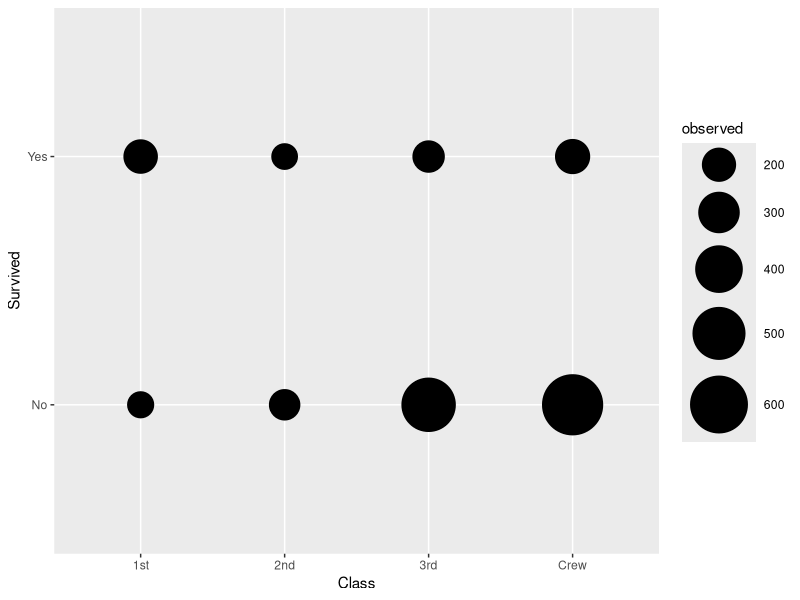
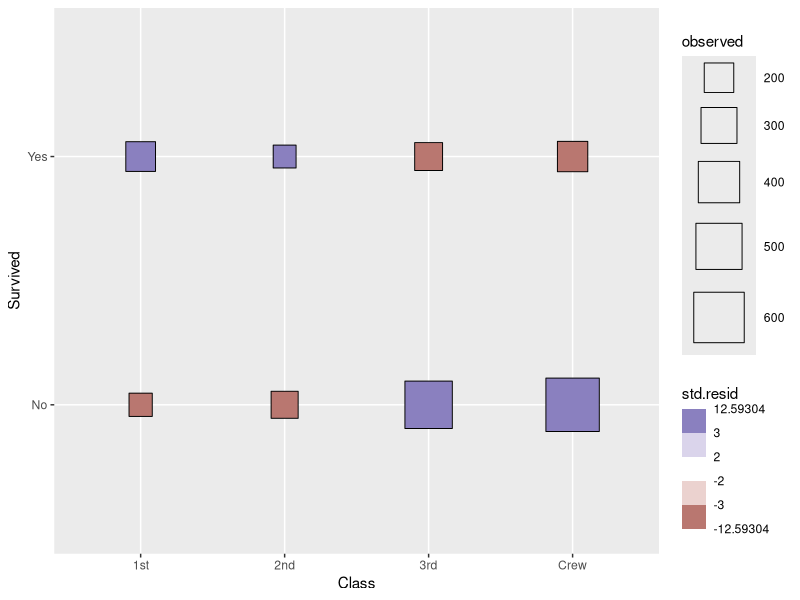
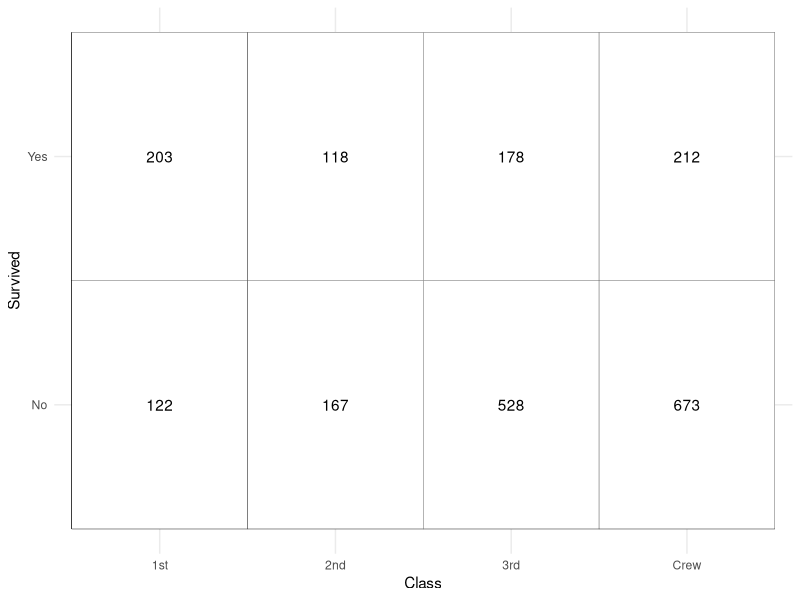
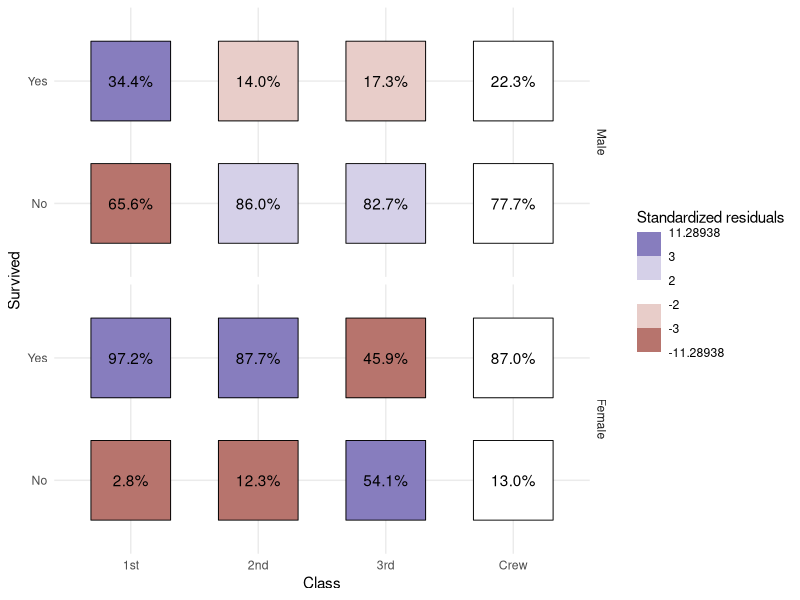

R code for these plots, in order:
## ---- chunk 1
knitr::opts_chunk$set(
  collapse = TRUE,
  comment = "#>"
)
## ---- chunk 2
library(ggstats)
library(ggplot2)
## ---- chunk 3
d <- as.data.frame(Titanic)
ggplot(d) +
  aes(x = Class, y = Survived, weight = Freq, size = after_stat(observed)) +
  stat_cross() +
  scale_size_area(max_size = 20)
## ---- chunk 4
ggplot(d) +
  aes(
    x = Class, y = Survived, weight = Freq,
    size = after_stat(observed), fill = after_stat(std.resid)
  ) +
  stat_cross(shape = 22) +
  scale_fill_steps2(breaks = c(-3, -2, 2, 3), show.limits = TRUE) +
  scale_size_area(max_size = 20)
## ---- chunk 5
ggplot(d) +
  aes(x = Class, y = Survived, weight = Freq) +
  geom_tile(fill = "white", colour = "black") +
  geom_text(stat = "cross", mapping = aes(label = after_stat(observed))) +
  theme_minimal()
## ---- chunk 6
ggplot(d) +
  aes(
    x = Class, y = Survived, weight = Freq,
    label = scales::percent(after_stat(col.prop), accuracy = .1),
    fill = after_stat(std.resid)
  ) +
  stat_cross(shape = 22, size = 30) +
  geom_text(stat = "cross") +
  scale_fill_steps2(breaks = c(-3, -2, 2, 3), show.limits = TRUE) +
  facet_grid(rows = vars(Sex)) +
  labs(fill = "Standardized residuals") +
  theme_minimal()
